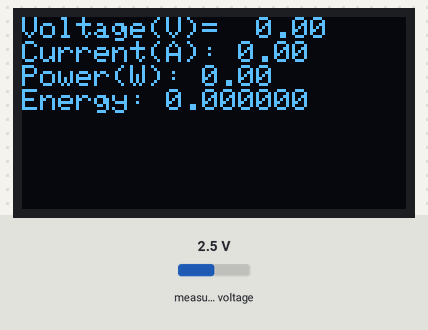
Simulated run of this sketch. Board: Arduino Uno, built with avr-gcc and run on an emulated ATmega328P. Parts: 128×64 one-colour display. Inputs (shaded band) come from the test bench; at power-on: measured voltage 2.5 V. What the sketch prints to the serial monitor is not drawn.

Above: at 2.0 s.

The sketch:

Digital_Energy_Meter.ino
```cpp
#include <Wire.h>
#include <SPI.h>
#include <Adafruit_ADS1X15.h>
#include <Adafruit_GFX.h>
#include <Adafruit_SSD1306.h>

// Create two ADS1115 instances
Adafruit_ADS1115 ads1; // First ADS1115 for the (0x48) address object
Adafruit_ADS1115 ads2; // Second ADS1115 for the (0x49) address object

#define OLED_RESET     -1 // Reset pin
#define SCREEN_ADDRESS 0x3C
#define SCREEN_WIDTH 128
#define SCREEN_HEIGHT 64
Adafruit_SSD1306 display(SCREEN_WIDTH, SCREEN_HEIGHT, &Wire, OLED_RESET);

const int numSamples = 100;
float voltageValues[numSamples];
float currentValues[numSamples];
int t;
double energy;
float voltage_offset;
float current_offset;
double voltage_gain = 0.10600427;
double current_gain = 0.00212065;
void setup() {
  Serial.begin(115200);

  // Initialize the ADS1115 instance
  ads1.setGain(GAIN_ONE);
  ads2.setGain(GAIN_ONE);

  t = micros();

  // Starting ads1 at 0x48 I²C position
  if (!ads2.begin(0x48)) {
    Serial.println("Failed to initialize ADS1.");
    while (1);
    }

  // Starting ads1 at 0x49 I²C position, ADDR is set to high for this address
  if (!ads1.begin(0x49)) {
    Serial.println("Failed to initialize ADS2.");
    while (1);
    }

   if(!display.begin(SSD1306_SWITCHCAPVCC, SCREEN_ADDRESS)) {
    Serial.println(F("SSD1306 allocation failed"));
    while(1); // Don't proceed, loop forever
   }
  // Set the data rate for both instances to the highest (860 SPS)
  ads1.setDataRate(RATE_ADS1115_860SPS);
  ads2.setDataRate(RATE_ADS1115_860SPS);

  // Set gain for both instances
  ads1.setGain(GAIN_ONE);
  ads2.setGain(GAIN_ONE);

  // Start continuous conversion mode on channel 0 for both instances
  ads1.startADCReading(ADS1X15_REG_CONFIG_MUX_SINGLE_0, true);
  ads2.startADCReading(ADS1X15_REG_CONFIG_MUX_SINGLE_0, true);

  display.clearDisplay();
  display.setTextSize(1);
  display.setTextColor(SSD1306_WHITE);
  display.setCursor(0, 0);
  display.print("Initializing...");
  display.display();
  delay(200);

  energy = 0;

  Serial.println("Setup complete, starting loop...");
}

void loop() {
  t = micros() ;

  voltage_offset = 0;
  current_offset = 0;

  // Get the latest conversion results from both ADS1115 instances
  for (int i = 0; i < numSamples; i++) {
    voltageValues[i] = ads2.getLastConversionResults();
    voltage_offset += voltageValues[i]/100;

    currentValues[i] = ads1.getLastConversionResults();
    current_offset += currentValues[i]/100;
  }
  // Serial.println("Data collection complete.");


  float rmsVoltage = calculateRMS(voltageValues, numSamples,voltage_offset);
  if(rmsVoltage < 100)
  {
    rmsVoltage = 0;
  }
  float rmsCurrent = calculateRMS(currentValues, numSamples,current_offset);
  if(rmsCurrent < 80)
  {
    rmsCurrent = 0;
  }
  rmsVoltage = rmsVoltage*voltage_gain;
  rmsCurrent = rmsCurrent*current_gain;


  // Serial.print(t1);
  // Serial.print(",");
  // Serial.print("Voltage and Current");
  // for (int i = 0; i < numSamples; i++) {
  // Serial.print(voltageValues[i]);
  // Serial.print(",");
  // Serial.println(currentValues[i]);
  // }
  // Serial.println("RMS Vol and Curr");

  // Serial.print(rmsVoltage);
  // Serial.print(",");
  // Serial.print(rmsCurrent);

  display.clearDisplay();
  display.setCursor(0, 0); // Set cursor to the top-left corner
  display.print("Voltage(V)=  ");
  display.println(rmsVoltage);
  display.print("Current(A): ");
  display.println(rmsCurrent);
  display.print("Power(W): ");
  display.println(rmsCurrent*rmsVoltage);
  int t1 = micros()-t;
  display.print("Energy: ");
  energy += rmsCurrent*rmsVoltage*t1/(3600000000000);
  display.println(energy,6);
  display.display();

  // Small delay to avoid flooding the Serial Monitor
}


float calculateRMS(float *array, int length, int offset) {
  float sumOfSquares = 0.0;
  for (int i = 0; i < length; i++) {
    sumOfSquares += (array[i]-offset) * (array[i]-offset);
  }
  float meanOfSquares = sumOfSquares / length;
  return sqrt(meanOfSquares);
}
```
